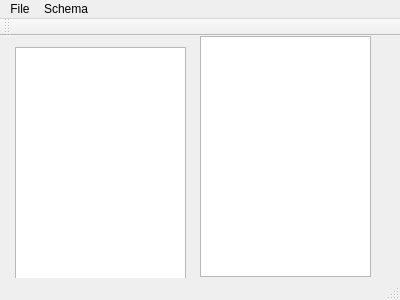
<?xml version="1.0" encoding="UTF-8"?>
<ui version="4.0">
 <class>TctrlMainWindow</class>
 <widget class="QMainWindow" name="TctrlMainWindow">
  <property name="geometry">
   <rect>
    <x>0</x>
    <y>0</y>
    <width>400</width>
    <height>300</height>
   </rect>
  </property>
  <property name="windowTitle">
   <string>TctrlMainWindow</string>
  </property>
  <widget class="QWidget" name="centralWidget">
   <widget class="QTextBrowser" name="schemaJsonTextBrowser">
    <property name="geometry">
     <rect>
      <x>15</x>
      <y>11</y>
      <width>171</width>
      <height>241</height>
     </rect>
    </property>
   </widget>
   <widget class="QTextBrowser" name="schemaJsonTextBrowser_2">
    <property name="geometry">
     <rect>
      <x>200</x>
      <y>0</y>
      <width>171</width>
      <height>241</height>
     </rect>
    </property>
   </widget>
  </widget>
  <widget class="QMenuBar" name="menuBar">
   <property name="geometry">
    <rect>
     <x>0</x>
     <y>0</y>
     <width>400</width>
     <height>17</height>
    </rect>
   </property>
   <widget class="QMenu" name="menuFile">
    <property name="title">
     <string>File</string>
    </property>
    <addaction name="actionExit"/>
   </widget>
   <widget class="QMenu" name="menuSchema">
    <property name="title">
     <string>Schema</string>
    </property>
    <addaction name="actionLoad_Schema"/>
   </widget>
   <addaction name="menuFile"/>
   <addaction name="menuSchema"/>
  </widget>
  <widget class="QToolBar" name="mainToolBar">
   <attribute name="toolBarArea">
    <enum>TopToolBarArea</enum>
   </attribute>
   <attribute name="toolBarBreak">
    <bool>false</bool>
   </attribute>
  </widget>
  <widget class="QStatusBar" name="statusBar"/>
  <action name="actionExit">
   <property name="text">
    <string>Exit</string>
   </property>
  </action>
  <action name="actionLoad_Schema">
   <property name="text">
    <string>Load Schema</string>
   </property>
  </action>
 </widget>
 <layoutdefault spacing="6" margin="11"/>
 <resources/>
 <connections/>
</ui>
